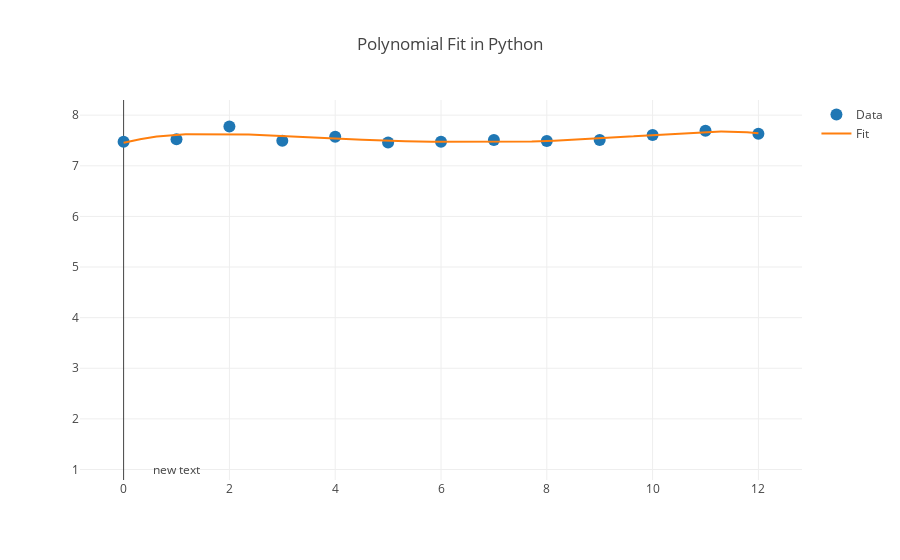

Notebook cell for this chart:
### Code cell
swiss = len(swiss_Data_LL)
swiss_days = 3276
swiss_power = 6.75
Swiss_8yr_LL = interploation_1d(swiss_Data_LL, swiss, swiss_days, swiss_power)

### Figure 1 — Plotly figure (JSON) as saved in the notebook; plotly's stock layout.template omitted (floating-point values rounded to 4 significant figures; data arrays with more than 128 entries replaced by an {"elided": "..."} marker saying what was removed)
{"data": [{"marker": {"size": 12}, "mode": "markers", "name": "Data", "type": "scatter", "uid": "0b387937-447e-4ed2-96ef-41fa5b679de3", "x": [0, 1, 2, 3, 4, 5, 6, 7, 8, 9, 10, 11, 12], "y": [7.473, 7.525, 7.776, 7.493, 7.572, 7.459, 7.474, 7.509, 7.49, 7.507, 7.608, 7.692, 7.635]}, {"mode": "lines", "name": "Fit", "type": "scatter", "uid": "1bbc1be6-86a6-468a-855a-c9396e8f8a7b", "x": {"elided": "3276 float values"}, "y": {"elided": "3276 float values"}}], "layout": {"annotations": [{"showarrow": false, "x": 1, "y": 1}], "title": {"text": "Polynomial Fit in Python"}}}
